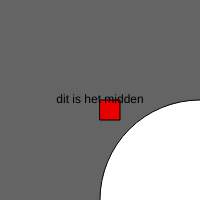
Frame 1 (no input)
Frame 60 (no input): identical to frame 1, image omitted
Frame 120 (the mouse pressed at the canvas centre since frame 60): identical to frame 1, image omitted

The p5.js sketch that drew this single still picture (run headless with seeded random() and noise() and a simulated clock; from frame 60 on, the mouse is pressed at the canvas centre):

// p5.js sketch
// ── sketch.js
function setup(){

createCanvas(200,200)
background(100)
console.log("dit is de setup")
print( "hello")

ellipseMode(CORNER)
ellipse(100, 100, 200,200)

fill(233,0,0)
rect(100,100,20,20)

fill(0,)
textAlign(CENTER, CENTER)
text("dit is het midden", 100,100)

}

function draw(){



}
